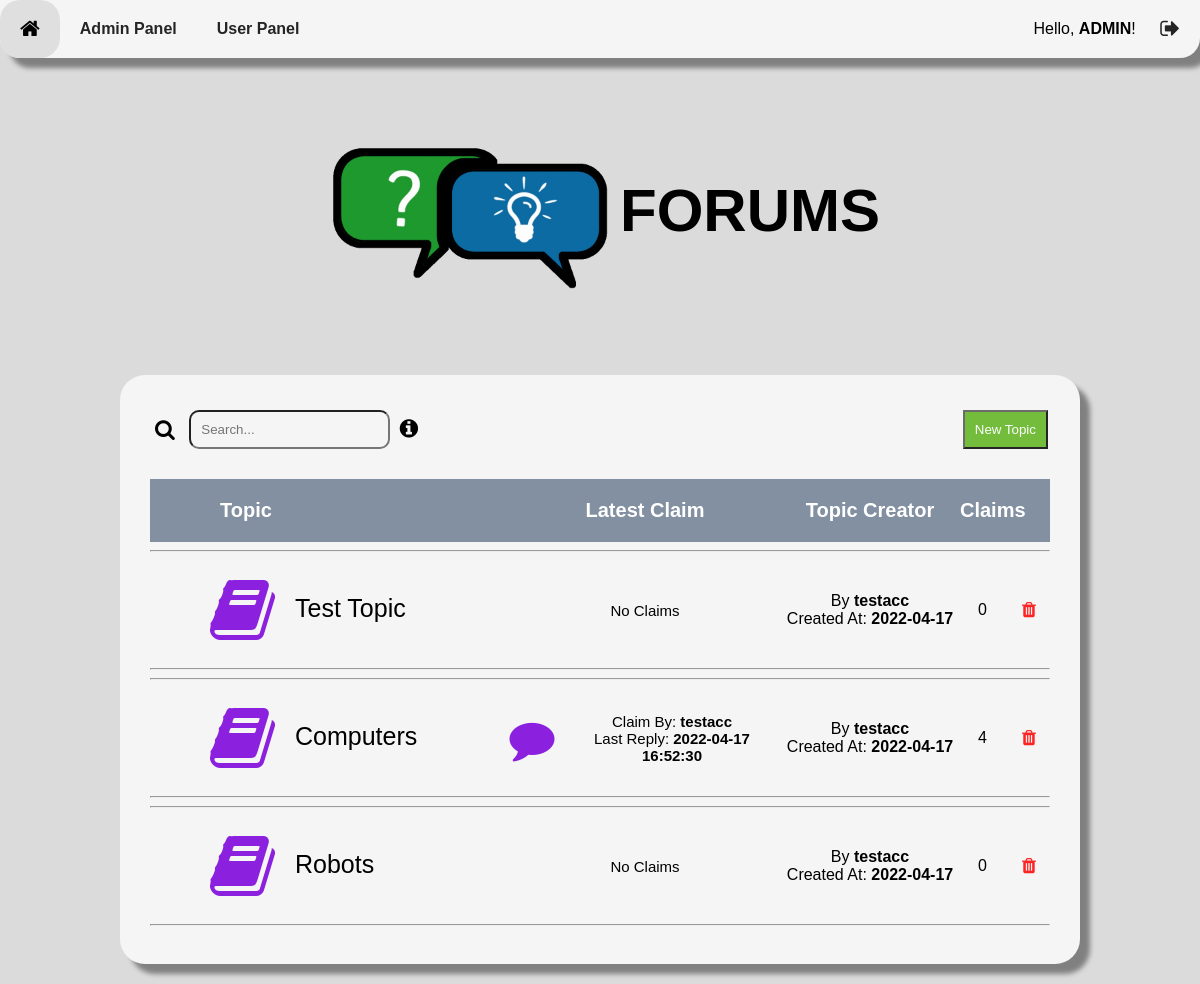
The app's page / (signed in) with its own data.
### tables this page shows
CREATE TABLE user (
    userID INTEGER NOT NULL PRIMARY KEY AUTOINCREMENT,
    userName TEXT NOT NULL,
    passwordHash BLOB NOT NULL,
    isAdmin BOOLEAN NOT NULL,
    creationTime INTEGER NOT NULL,
    lastVisit INTEGER NOT NULL
);

CREATE TABLE topic (
    topicID INTEGER NOT NULL PRIMARY KEY AUTOINCREMENT,
    topicName TEXT NOT NULL,
    postingUser INTEGER REFERENCES user(userID) ON DELETE SET NULL ON UPDATE CASCADE,
    creationTime INTEGER NOT NULL,
    updateTime INTEGER NOT NULL
);

### server.py (the view)
@app.route('/')
def homepage():
    topics = getAllTopics()
    return render_template("Homepage.html", user=getUserStatus(), topics=topics)

### server.py (called while the page is built)
def getUserStatus():
    if isUserLoggedIn():
        id = getUserIDFromSession()
        username = getUsername(id)
        loggedIn = True
        admin = isAdmin(getUserIDFromSession())
    else:
        id = 0
        username = "NULL"
        loggedIn = False
        admin = False
    class Status:
        Id = id
        Username = username
        LoggedIn = loggedIn
        Admin = admin
    return Status

def isUserLoggedIn():
    if session.get("userID"):
        return True
    return False

def getUserIDFromSession():
    return session.get("userID")

def getUsername(id):
    db = sqlite3.connect(PATH)
    cursor = db.cursor()
    user = cursor.execute(
        "select userName from user where userID=?", (id,))
    username = "[user-deleted]"  # if no user is found
    for row in user:
        username = row[0]
    return username

def isAdmin(id):
    db = sqlite3.connect(PATH)
    cursor = db.cursor()
    user = cursor.execute(
        "select isAdmin from user where userID=?", (id,))
    for row in user:
        if row[0] == True:
            return True
        return False

def getTotalClaimsInTopic(topicId):
    db = sqlite3.connect(PATH)
    cursor = db.cursor()
    claim = cursor.execute(
        "select count(*) from claim where topic=?", (topicId,))
    for row in claim:
        return row[0]

def getLatestClaimInTopic(topicId):
    db = sqlite3.connect(PATH)
    cursor = db.cursor()
    latestClaim = cursor.execute(
        "select claimID, postingUser, updateTime from claim where topic=? order by updateTime desc limit 1", (topicId,))
    class LatestClaim:
        HasClaim = False
    for row in latestClaim:
        class LatestClaim:
            HasClaim = True
            Id = row[0]
            Username = getUsername(row[1])
            UpdatedAt = convertJulianTime(row[2], "FULL")
    return LatestClaim

def convertJulianTime(julianTime, format):
    db = sqlite3.connect(PATH)
    cursor = db.cursor()
    if str(format).upper() == "FULL":
        time = cursor.execute("select datetime(?)", (julianTime,))
    elif str(format).upper() == "DATE":
        time = cursor.execute("select date(?)", (julianTime,))
    elif str(format).upper() == "TIME":
        time = cursor.execute("select time(?)", (julianTime,))
    else:
        return "Invalid"
    for row in time:
        return row[0]

### templates/homepage.html (shortened to what this page needs)
<!DOCTYPE html>
<html>
<head>
    <link rel="stylesheet" type="text/css" href="{{ url_for('static', filename='CSS/global.css') }}">
    <link rel="stylesheet" type="text/css"
        href="https://stackpath.bootstrapcdn.com/font-awesome/4.7.0/css/font-awesome.min.css">
</head>
<body
    onload="load(`{{ url_for('static', filename='Templates/RegisterForm.html') }}`, `{{ url_for('static', filename='Templates/LoginForm.html') }}`, `{{ url_for('static', filename='Templates/MessageBoxes.html') }}`)">
    <div class="navigationContainer">
        <button id="homeBtn" style="float: left;" onclick="location.href='/'" class="navigationBtn"><i
                class="fa fa-home fa-lg" aria-hidden="true"></i></button>
        {% if user.Admin == True %}
        <button id="adminBtn" style="float: left;" onclick="location.href='/adminpanel'" class="navigationBtn"><b>Admin
                Panel</b></button>
        <button id="adminBtn" style="float: left;" onclick="location.href='/userpanel'" class="navigationBtn"><b>User
                Panel</b></button>
        {% endif %}
        {% if user.Username != "NULL" %}
        <span style="color: var(--text);">Hello, <b>{{ user.Username }}</b>!</span>
        {% endif %}
        {% if user.LoggedIn == True %}
        <button id="logoutBtn" style="display: inline-block;" onclick="location.href='/signout'"
            class="navigationBtn"><i class="fa fa-sign-out fa-lg" aria-hidden="true"></i></button>
        {% else %}
        <button id="registerBtn" style="display: inline-block;" onclick="overlayOn('overlayRegister')"
            class="navigationBtn"><b>Register</b></button>
        <button id="loginBtn" style="display: inline-block;" onclick="overlayOn('overlayLogin')"
            class="navigationBtn"><b>Login</b></button>
        {% endif %}
    </div>
    <div id="mainContainer">
        <div class="logoContainer">
            <h1 style="vertical-align: middle;" class="logoTitle"><img style="vertical-align: middle;" width="300px"
                    height="300px" src="{{ url_for('static', filename='Resources/Images/logo.png') }}" />FORUMS</h1>
        </div>
        <div class="forumsContainer" style="margin-top: 0;">
            <div class="flex-container-space-between">
                <div>
                    <label class="searchLabel"><i class="fa fa-search fa-lg" aria-hidden="true"></i></label>
                    <input oninput="search()" class="searchField" name="searchQuery" type="search"
                        placeholder="Search..." id="search" />
                    <i onclick="overlayOn('overlayAdvancedSearch')" class="fa fa-info-circle fa-lg" aria-hidden="true"
                        style="cursor: pointer;"></i>
                </div>
                {% if user.LoggedIn == True %}
                <button class="btn" onclick="overlayOn('overlayTopic')">New Topic</button>
                {% endif %}
            </div>
            <div class="topicContainerTitle grid-container-topics">
                <span style="color: white; margin-left: 70px;"><b>Topic</b></span>
                <span style="color: white;" class="grid-content-center"><b>Latest Claim</b></span>
                <span style="color: white;" class="grid-content-center"><b>Topic Creator</b></span>
                <span style="color: white;" class="grid-content-center"><b>Claims</b></span>
            </div>
            {% for topic in topics %}
            <div>
                <hr>
                <div class="grid-container-topics">
                    <div title="View Topic" onclick="location.href='/{{ topic.Id }}'" style="margin-left: 20px;"
                        class="topicContainer">
                        <span class="topic"><i class="fa fa-book fa-4x topicIcon" aria-hidden="true"></i>{{ topic.Name
                            }}</span>
                    </div>
                    <div style="font-size: 15px;" class="topic grid-content-center">
                        {% if topic.Claim.HasClaim == True %}
                        <div title="View Claim" onclick="location.href='/{{ topic.Id }}/{{ topic.Claim.Id }}'"
                            style="display: grid; grid-template-columns: 20% 80%; justify-items: center; align-items: center; text-align: center;"
                            class="topicContainer">
                            <i style="margin-right: 10px; color: var(--primary);" class="fa fa-comment fa-3x"
                                aria-hidden="true"></i>
                            <div>
                                <span>Claim By: <b>{{ topic.Claim.Username }}</b></span>
                                <br>
                                <span>Last Reply: <b>{{ topic.Claim.UpdatedAt }}</b></span>
                            </div>
                        </div>
                        {% else %}
                        <span>No Claims</span>
                        {% endif %}
                    </div>
                    <div class="grid-content-center">
                        <div style="text-align: center;">
                            <span>By <b>{{ topic.Creator }}</b></span>
                            <br>
                            <span>Created At: <b>{{ topic.CreatedAt }}</b></span>
                        </div>
                    </div>
                    <div class="grid-content-center">
                        <span>{{ topic.Claims }}</span>
                    </div>
                    {% if user.Admin == True %}
                    <div class="grid-content-center">
                        <form action="/delete/topic/{{ topic.Id }}" method="POST">
                            <button title="Delete Topic" type="submit" class="transBtn"><i style="color: var(--remove);"
                                    class="fa fa-trash fa-lg" aria-hidden="true"></i></button>
                        </form>
                    </div>
                    {% endif %}
                </div>
                <hr>
            </div>
            {% endfor %}
        </div>
    </div>
</body>
</html>

### static/CSS/global.css (style rules this page uses)
:root { --primary: #8B21DE; --secondary: #5db31c; --third: #8290a2; --background: rgb(219, 219, 219); --background2: whitesmoke; --text: black; --text2: white; --icon: black; --icon2: white; --form: whitesmoke; --highlight: rgb(223, 223, 223); --border: rgb(180, 180, 180); --link: dodgerblue; --containerShadow: gray; --admin:rgb(202, 0, 0); --remove: red; --replyTypeClarification: gold; --replyTypeSupportingArgument: #89AC76; --replyTypeCounterargument: #4D5645; --replyTypeEvidence: #E6D690; --replyTypeSupport: #57A639; --replyTypeRebuttal: #D36E70; }
#mainContainer { margin-top: 65px; }
body { font-family: Helvetica, sans-serif; background-color: var(--background); margin: 0; padding: 0; }
h1, h2, h3, h4, h5, h6, p, span, small { color: var(--text); }
.forumsContainer { background-color: var(--background2); border-radius: 25px; box-shadow: 10px 10px 5px var(--containerShadow); padding: 30px; margin-top: 100px; margin-left: 10%; margin-right: 10%; margin-bottom: 20px; }
.searchField { background-color: var(--form); vertical-align: middle; border-radius: 10px; width: auto; margin: 5px; padding: 10px; }
.searchLabel { color: var(--icon); vertical-align: middle; margin: 5px; }
.navigationContainer { background-color: var(--background2); box-shadow: 10px 10px 5px var(--containerShadow); text-align: right; display: block; position: fixed; top: 0; width: 100%; border-bottom-left-radius: 20px; border-bottom-right-radius: 20px; }
.navigationBtn { color: var(--text); background-color: transparent; border: none; cursor: pointer; padding: 20px; font-size: 16px; opacity: 0.85; }
.btn { background-color: var(--secondary); color: var(--text2); vertical-align: middle; cursor: pointer; margin: 2px; padding: 10px; opacity: 0.85; }
.transBtn { background-color: transparent; color: var(--text); border: none; vertical-align: middle; cursor: pointer; margin: 2px; padding: 10px 15px 10px 15px; border-radius: 10px; opacity: 0.85; }
.topicContainerTitle { background-color: var(--third); padding-top: 20px; padding-bottom: 20px; margin-top: 25px; margin-bottom: 5px; font-size: 20px; }
.flex-container-space-between { display: flex; justify-content: space-between; align-items: center; }
.grid-container-topics { display: grid; grid-template-columns: 40% 30% 20% 5% 5%; }
.grid-content-center { display: grid; justify-items: center; align-items: center; }

### templates/homepage.html (style rules this page uses)
.topicContainer { cursor: pointer; padding-top: 10px; padding-bottom: 10px; margin: 5px 0 5px 0; }
.topicIcon { color: var(--primary); vertical-align: middle; margin-left: 40px; margin-right: 20px; font-size: 70px; }
.topic { color: var(--text); font-size: 25px; vertical-align: middle; }
.logoContainer { margin-top: 10px; margin-bottom: 10px; }
.logoTitle { margin: auto; text-align: center; font-size: 60px; }

### records on screen
user: Username "ADMIN"
topic: Name "Test Topic"
user: Creator "testacc" "testacc" "testacc", Claim.Username "testacc"
topic: Name "Computers"
topic: Name "Robots"

### other values on screen
{{ topic.CreatedAt }} "2022-04-17" "2022-04-17" "2022-04-17"
{{ topic.Claims }} "0" "4" "0"
{{ topic.Claim.UpdatedAt }} "2022-04-17 16:52:30"
